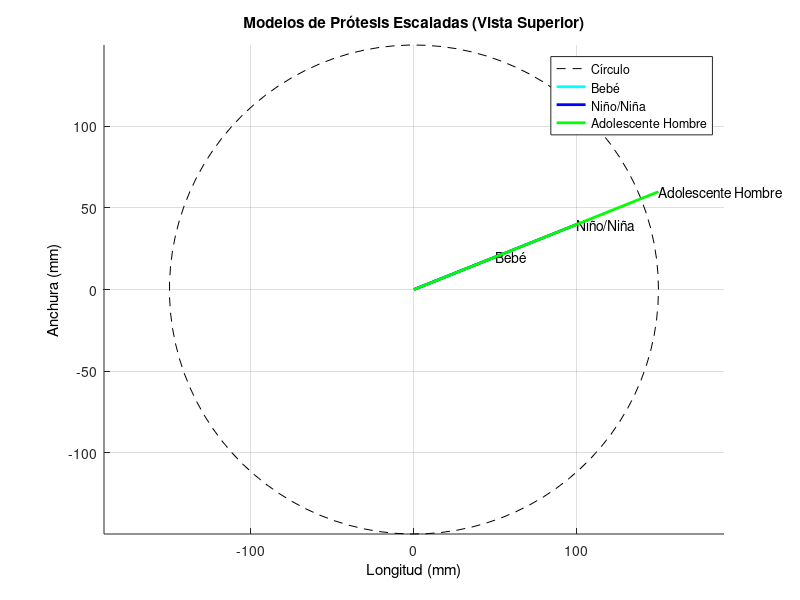

Write the MATLAB code that produced this figure.
% Definición de dimensiones
baby_length = 50; baby_width = 20; baby_height = 15; 
child_length = 100; child_width = 40; child_height = 30; 
teen_male_length = 150; teen_male_width = 60; teen_male_height = 50; 
teen_female_length = 140; teen_female_width = 55; teen_female_height = 48; 
adult_male_length = 180; adult_male_width = 70; adult_male_height = 60; 

% Gráfico con círculo decorativo
figure;
hold on;
title('Modelos de Prótesis Escaladas (Vista Superior)', 'Color', 'k');
xlabel('Longitud (mm)', 'Color', 'k');
ylabel('Anchura (mm)', 'Color', 'k');
grid on;

% Dibujar círculo decorativo
theta = linspace(0, 2*pi, 100);
r = max([baby_length, child_length, teen_male_length]); % Radio del círculo
x_circle = r * cos(theta);
y_circle = r * sin(theta);
plot(x_circle, y_circle, '--k'); % Dibujar círculo

% Añadir modelos
plot([0, baby_length], [0, baby_width], 'c', 'LineWidth', 2);
text(baby_length, baby_width, 'Bebé', 'Color', 'k');

plot([0, child_length], [0, child_width], 'b', 'LineWidth', 2);
text(child_length, child_width, 'Niño/Niña', 'Color', 'k');

plot([0, teen_male_length], [0, teen_male_width], 'g', 'LineWidth', 2);
text(teen_male_length, teen_male_width, 'Adolescente Hombre', 'Color', 'k');

legend('Círculo', 'Bebé', 'Niño/Niña', 'Adolescente Hombre');
axis equal;
hold off;
